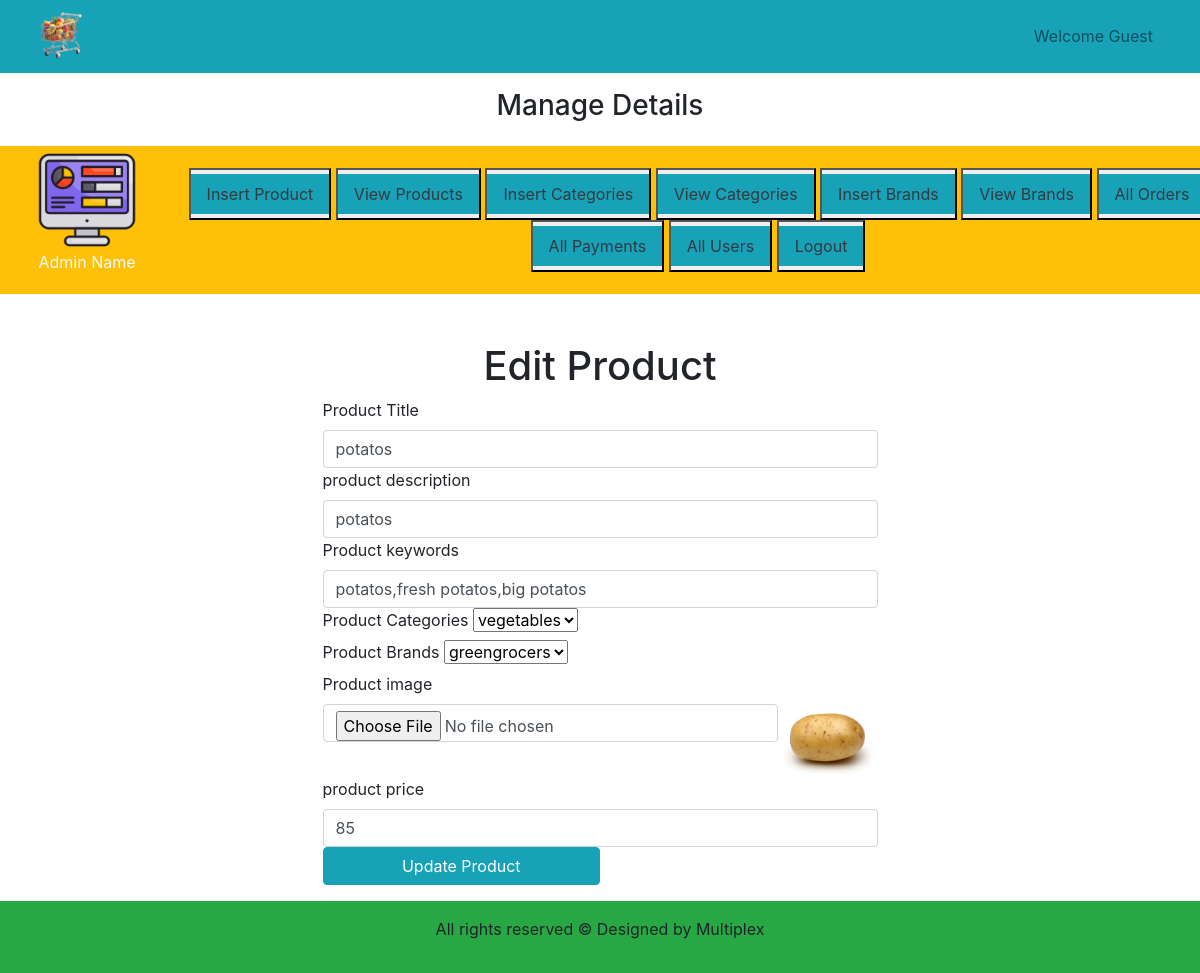
Screenshot of /admin_area/index.php?edit_products=1 with the database file from the repository.
### tables this page shows
CREATE TABLE `products` (
  `product_id` int(11) NOT NULL,
  `product_title` varchar(100) NOT NULL,
  `product_description` varchar(255) NOT NULL,
  `product_keywords` varchar(255) NOT NULL,
  `category_id` int(11) NOT NULL,
  `brand_id` int(11) NOT NULL,
  `product_image` varchar(255) NOT NULL,
  `product_price` varchar(100) NOT NULL,
  `date` timestamp NOT NULL DEFAULT current_timestamp() ON UPDATE current_timestamp(),
  `status` varchar(100) NOT NULL
);

CREATE TABLE `categories` (
  `category_id` int(11) NOT NULL,
  `category_title` varchar(100) NOT NULL
);

CREATE TABLE `brands` (
  `brand_id` int(11) NOT NULL,
  `brand_title` varchar(100) NOT NULL
);

### admin_area/edit_products.php (the view, shortened to what this page needs)
<?php
if(isset($_GET['edit_products'])){
    $edit_id=$_GET['edit_products'];
    $get_data="SELECT * FROM `products` WHERE product_id=$edit_id";
    $result = mysqli_query($con,$get_data);
    $row = mysqli_fetch_assoc($result);
    $product_title=$row['product_title'];
    $product_description=$row['product_description'];
    $product_keywords=$row['product_keywords'];
    $category_id=$row['category_id'];
    $brand_id=$row['brand_id'];
    $product_image=$row['product_image'];
    $product_price=$row['product_price'];
    $select_category = "SELECT * FROM `categories` WHERE category_id=$category_id";
    $result_category = mysqli_query($con,$select_category);
    $row_category = mysqli_fetch_assoc($result_category);
    $category_title = $row_category['category_title'];
     $select_brand = "SELECT * FROM `brands` WHERE brand_id=$brand_id";
     $result_brand = mysqli_query($con,$select_brand);
     $row_brand = mysqli_fetch_assoc($result_brand);
     $brand_title = $row_brand['brand_title'];
}
?>
<div class="container mt-5">
<h1 class="text-center">Edit Product</h1>
<form action="" method="post" enctype="multipart/form-data">
<div class="form-outline w-50 m-auto">
    <label for="product_title" class="form-label">Product Title</label>
    <input type="text" id="product_title" value="<?php echo $product_title?>" name="product_title" class="form-control" required="required">
</div>
<div class="form-outline w-50 m-auto mb-4">
    <label for="product_description" class="form-label">product description</label>
    <input type="text" id="product_description" value="<?php echo $product_description?>" name="product_description" class="form-control" required="required">
</div>
<div class="form-outline w-50 m-auto mb-4">
    <label for="product_keywords" class="form-label">Product keywords</label>
    <input type="text" id="product_keywords" value="<?php echo $product_keywords?>" name="product_keywords" class="form-control" required="required">
</div>
 <div class="form-outline w-50 m-auto mb-4">
 <label for="product_category" class="form-label">Product Categories</label>
    <select name="product_category" class="form-select">
    <option value="<?php echo $category_title?>"><?php echo $category_title?></option>
</select>
 </div>
 <div class="form-outline w-50 m-auto mb-4">
 <label for="prodict_brands" class="form-label">Product Brands</label>
    <select name="product_brands" class="form-select">
    <option value="<?php echo $brand_title?>"><?php echo $brand_title?></option>
    </select>
 </div>
    <div class="form-outline mb-4 w-50 m-auto mb-4">
       <label for="product_image1" class="form_image1">Product image </label>
       <div class="d-flex">
        <input type="file" id="product_image1" class="form-control" name="product_image1" required="required">
        <img src="../product_images/<?php echo $product_image ?>" alt="" class="product_img"></div>
    </div>
    <div class="form-outline mb-4 w-50 m-auto">
       <label for="product_price" class="form-label">product price</label>
        <input type="text" id="product_price" value="<?php echo $product_price?>" class="form-control" placeholder="Enter product price" autocomplete="off" name="product_price" required>
      </div>
   <div class="form-outline mb-4 w-50 m-auto">
     <input type="submit" class="btn btn-info w-50" value="Update Product" name="edit_product">
              </div>
    </form>
</div>

### cs/style.css (style rules this page uses)
* { margin: 0; padding: 0; box-sizing: border-box; }
.product_img { width:10% }

### admin_area/index.php (style rules this page uses)
body { overflow-x:hidden; }
.product_img { width: 100px; object-fit: contain; }

### rows the page displays
products: product_title "potatos", product_description "potatos", product_keywords "potatos,fresh potatos,big potatos", product_image (picture), product_price "85"
categories: product_category "vegetables"
brands: product_brands "greengrocers"
